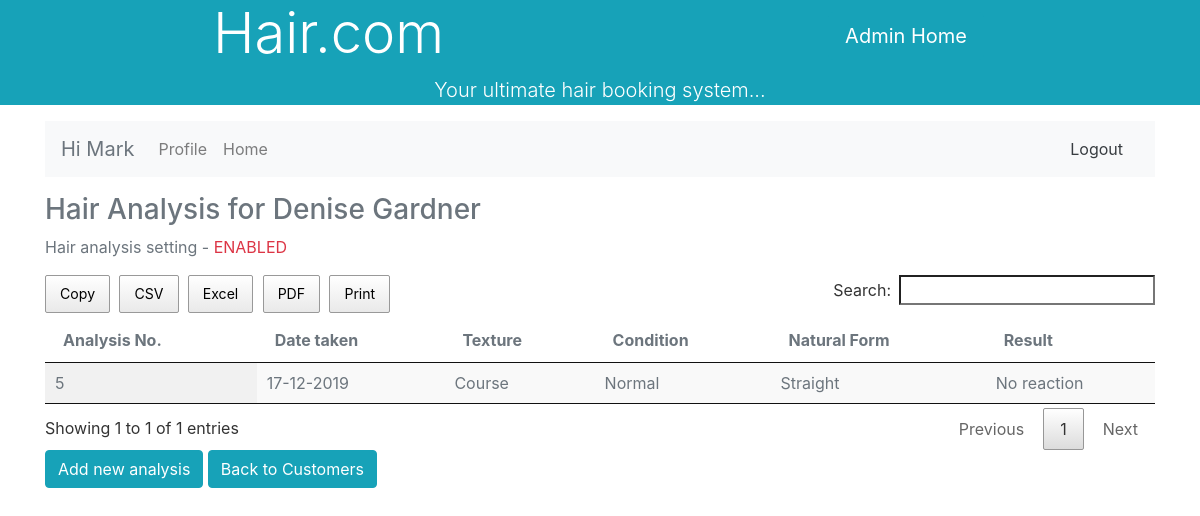
Screenshot of /hairAnalysis.php?val=1 (signed in) with the database file from the repository.
### tables this page shows
CREATE TABLE `tblusers` (
  `UserID` int(11) NOT NULL,
  `Firstname` varchar(50) NOT NULL,
  `Surname` varchar(50) NOT NULL,
  `Username` varchar(50) NOT NULL,
  `Password` char(255) NOT NULL,
  `phonenumber` varchar(11) DEFAULT NULL,
  `address1` varchar(50) DEFAULT '''NULL''',
  `address2` varchar(50) DEFAULT '''NULL''',
  `postcode` varchar(8) DEFAULT '''NULL''',
  `DateRegistered` datetime NOT NULL DEFAULT current_timestamp(),
  `UserType` int(1) NOT NULL,
  `hairAnalysis` tinyint(1) NOT NULL
);

CREATE TABLE `tblhairanalysis` (
  `analysisNo` int(10) NOT NULL,
  `customerID` int(10) NOT NULL,
  `texture` int(1) DEFAULT NULL,
  `hairCondition` int(1) DEFAULT NULL,
  `naturalForm` int(1) DEFAULT NULL,
  `skinTestDate` date NOT NULL,
  `result` text NOT NULL
);

### hairAnalysis.php (the view, shortened to what this page needs)
<?php
include 'myFunctions.php';
$customerID = $_GET['val'];
$query = "SELECT Firstname, Surname, hairAnalysis FROM tblusers where UserID = $customerID";
$result = $db->query($query);
if ($result->num_rows > 0)
    $row = mysqli_fetch_array($result);
    $customerName = $row['Firstname'] . " " . $row['Surname'];
    $hairAnalysis = $row['hairAnalysis'];
?>
<!doctype html>
<html lang="en">
<head>
    <link rel="stylesheet" type="text/css" href="css/jquery.dataTables.min.css"/>
    <link rel="stylesheet" type="text/css" href="css/buttons.dataTables.min.css"/>
    <link href="bootstrap-4.0.0-dist\css\bootstrap.min.css" rel="stylesheet"/>
    <link href="css/my.css" rel="stylesheet"/>
</head>
<body>
<div class="float-right sticky-top"
     style="padding:1% 18%"><?php Button('Admin Home', 'hair.com_stylistAdmin_home.php') ?></div>
<div class="container text-muted">
    <?php
    $query2 = "SELECT * FROM tblhairanalysis where customerID = $customerID";
?>
    <h3>Hair Analysis for <?php echo $customerName ?></h3>
    <p>Hair analysis setting - <span class="text-danger" ><?php if($hairAnalysis) echo "ENABLED";
    else echo "DISABLED";
    ?>
        </span>
        ?></p>
    <?php
    $result2 = $db->query($query2);
    ?>
    <table id="custTbl" class="display">
        <thead>
        <tr>
            <th scope="col">Analysis No.</th>
            <th scope="col">Date taken</th>
            <th scope="col">Texture</th>
            <th scope="col">Condition</th>
            <th scope="col">Natural Form</th>
            <th scope="col">Result</th>
        </tr>
        </thead>
        <?php
        if ($result2->num_rows > 0) {
        while ($row2 = mysqli_fetch_array($result2)) {
            $analysisNumber = $row2['analysisNo'];
            $dateTaken = date('d-m-Y', strtotime($row2['skinTestDate']));
            $testResult = $row2['result'];
            ?>
            <tr >
                <td> <?php echo $analysisNumber ?> </td>
                <td> <?php echo $dateTaken ?> </td>
                <td>  <?php
                    if ($row2['texture'] == 0)
                        echo "Fine";
                    elseif ($row2['texture'] == 1)
                        echo "Average";
                    elseif ($row2['texture'] == 2)
                        echo "Course";
                    ?> </td>
                <td>  <?php
                    if ($row2['hairCondition'] == 0)
                        echo "Dry";
                    elseif ($row2['hairCondition'] == 1)
                        echo "Normal";
                    elseif ($row2['hairCondition'] == 2)
                        echo "Oily";
                    ?> </td>
                <td>  <?php
                    if ($row2['naturalForm'] == 0)
                        echo "Straight";
                    elseif ($row2['naturalForm'] == 1)
                        echo "Wavy";
                    elseif ($row2['naturalForm'] == 2)
                        echo "Curly";
                    ?> </td>
                <td> <?php echo $testResult ?> </td>
            </tr>
            <?php
        }
        }
        ?>
    </table>
    <div>
            <button type="button" class="btn btn-info" onclick="location.href='hairAnalysisForm.php?val=<?php echo $customerID ?>'">Add new analysis</button>
        <button type="button" class="btn btn-info" onclick="location.href='Customers.php';">Back to Customers</button>
    </div>
</div>
</body>
</html>

### rows the page displays
tblusers: customerName "Denise Gardner"
tblhairanalysis: analysisNo "5", skinTestDate "17-12-2019", texture "Course", hairCondition "Normal", naturalForm "Straight", result "No reaction"

### other values shown
$string "Admin Home"
$text "Hair.com"
$text2 "Your ultimate hair booking system..."
$_SESSION['user']['firstname'] "Mark"
